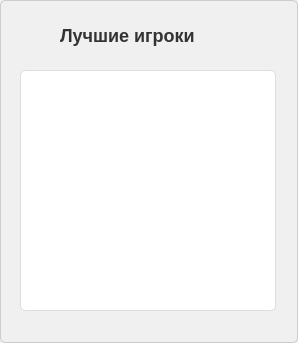
<?xml version="1.0" encoding="UTF-8"?>
<ui version="4.0">
 <class>Dialog</class>
 <widget class="QDialog" name="Dialog">
  <property name="geometry">
   <rect>
    <x>0</x>
    <y>0</y>
    <width>298</width>
    <height>343</height>
   </rect>
  </property>
  <property name="windowTitle">
   <string>Dialog</string>
  </property>
  <property name="styleSheet">
   <string notr="true">/* Style the dialog window */
QDialog {
    background-color: #f0f0f0; /* light gray background */
    border: 1px solid #ccc; /* thin gray border */
    border-radius: 5px; /* rounded corners */
}

/* Style the label */
QLabel {
    font-size: 18px; /* larger font size */
    font-weight: bold; /* bold font */
    color: #333; /* dark gray text color */
}

/* Style the list widget */
QListWidget {
    background-color: #fff; /* white background */
    border: 1px solid #ddd; /* thin gray border */
    border-radius: 5px; /* rounded corners */
}

/* Style the list items */
QListWidgetItem {
    padding: 10px; /* add some padding to the list items */
    border-bottom: 1px solid #ccc; /* thin gray border between list items */
}

QListWidgetItem:hover {
    background-color: #f0f0f0; /* light gray background on hover */
}

QListWidgetItem:selected {
    background-color: #ccc; /* gray background on selection */
    color: #333; /* dark gray text color on selection */
}</string>
  </property>
  <widget class="QListWidget" name="top_list">
   <property name="geometry">
    <rect>
     <x>20</x>
     <y>70</y>
     <width>256</width>
     <height>241</height>
    </rect>
   </property>
  </widget>
  <widget class="QLabel" name="label">
   <property name="geometry">
    <rect>
     <x>60</x>
     <y>20</y>
     <width>161</width>
     <height>31</height>
    </rect>
   </property>
   <property name="text">
    <string>Лучшие игроки</string>
   </property>
  </widget>
 </widget>
 <resources/>
 <connections/>
</ui>
